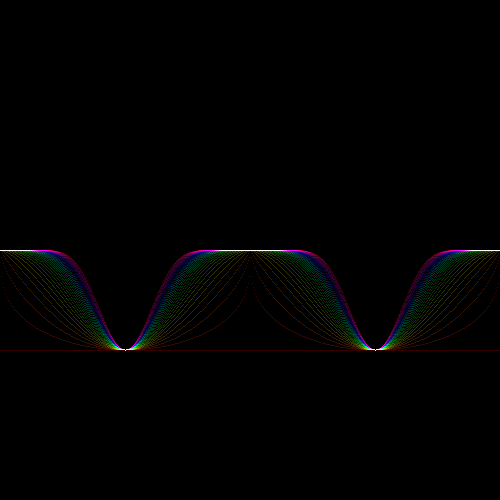
Frame 1 (no input)
Frame 60 (the mouse pressed at the canvas centre just before this capture): identical to frame 1, image omitted
Frame 120 (the mouse held since frame 60 and released just before this capture): identical to frame 1, image omitted

The Processing sketch that drew this single still picture (run headless with seeded random() and noise(); from frame 60 on, the mouse is pressed at the canvas centre):

// Processing sketch: sketch40
// ── sketch40.pde
float d = 100;

float MAX_POW = 10, STEP_POW = 0.3;

void setup() {
  size(500,500);
  
  blendMode(ADD);
  colorMode(HSB, 360, 100, 100, 100);
  
}

void draw() {
  translate(0, height/2);
  
  background(0);

  float t, a;
  for (int i=0; i<width; i++) {
    t = map(i, 0, width, 0, TWO_PI);
    a = abs(sin(t));
    
    for (float j=0; j<MAX_POW; j+=STEP_POW) {
      stroke( map(j, 0, MAX_POW, 0, 360), 100, 100, 30);
      point(i, d*pow(a, j));
    }
  }
}
